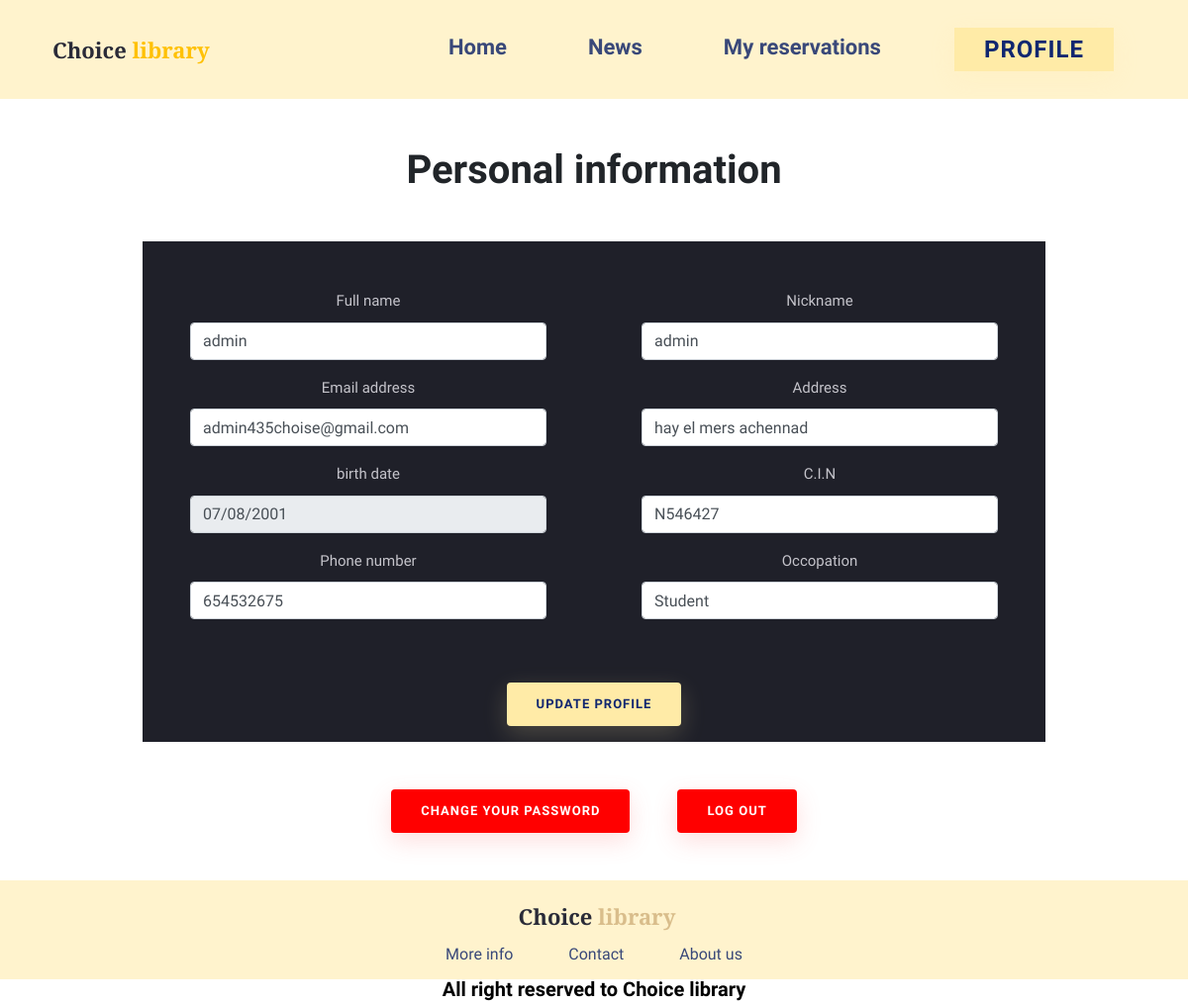
The page /user/profile.php (signed in) on the database its author committed.
### tables this page shows
CREATE TABLE `members` (
  `id_member` int(11) NOT NULL,
  `full_name` varchar(50) NOT NULL,
  `address` varchar(200) NOT NULL,
  `email` varchar(100) NOT NULL,
  `phone` int(11) NOT NULL,
  `C_I_N` varchar(50) NOT NULL,
  `date_of_birth` date NOT NULL,
  `type` varchar(50) NOT NULL,
  `nickname` varchar(50) NOT NULL,
  `password` varchar(300) NOT NULL,
  `opening_date` date NOT NULL,
  `penalty` int(11) NOT NULL,
  `Role` tinyint(1) NOT NULL
);

### user/profile.php (the view, shortened to what this page needs)
<?php
require "../connect.php";
include "../head.php";
$id_member = $_SESSION['id_member'];
$member = "SELECT * FROM members WHERE id_member = '$id_member'";
$stmt = $conn->query($member);
$member = $stmt->Fetch(PDO::FETCH_ASSOC);
?>
<body>
    <header>
        <nav class="navbar navbar-expand-lg bg-warning-subtle">
            <div class="container-fluid">
                <a class="navbar-brand text-warning"><span id="brand">Choice</span> library</a>
                <div class="collapse navbar-collapse" id="navbarText">
                    <ul class="navbar-nav me-auto mb-2 mb-lg-0">
                        <li class="nav-item">
                            <a class="nav-link" href="user.php">Home</a>
                        </li>
                        <li class="nav-item">
                            <a class="nav-link" href="#">News</a>
                        </li>
                        <li class="nav-item">
                            <a class="nav-link" href="reservation.php">My reservations</a>
                        </li>
                        <li class="nav-item">
                            <a type="button" href="profile.php" class="btn rounded-0 fs-4">Profile</a>
                        </li>
                    </ul>
                </div>
            </div>
        </nav>
    </header>
    <main class="text-center">
        <h4 class="fs-1 mt-5 mb-5">Personal information</h4>
        <section class="px-5 mx-5">
            <div class="px-5">
                <div id="information">
                    <form action="update.php" method="get">
                        <div class="d-flex">
                            <div class="w-100 p-5">
                                <div class="mb-3">
                                    <label for="exampleInputEmail1" class="form-label">Full name</label>
                                    <input type="text" name="full_name" class="form-control"
                                        value="<?php echo $member['full_name'] ?>">
                                </div>
                                <div class="mb-3">
                                    <label for="exampleInputEmail1" class="form-label">Email address</label>
                                    <input type="email" name="email" class="form-control"
                                        value="<?php echo $member['email'] ?>">
                                </div>
                                <div class="mb-3">
                                    <label for="exampleInputEmail1" class="form-label">birth date</label>
                                    <input type="date" class="form-control" name="date"
                                        value="<?php echo $member['date_of_birth'] ?>" disabled>
                                </div>
                                <div class="mb-3">
                                    <label for="exampleInputEmail1" class="form-label">Phone number</label>
                                    <input type="text" class="form-control" name="phone"
                                        value="<?php echo $member['phone'] ?>">
                                </div>
                            </div>
                            <div class="w-100 p-5">
                                <div class="mb-3">
                                    <label for="exampleInputEmail1" class="form-label">Nickname</label>
                                    <input type="text" class="form-control" name="nickname"
                                        value="<?php echo $member['nickname'] ?>">
                                </div>
                                <div class="mb-3">
                                    <label for="exampleInputEmail1" class="form-label">Address</label>
                                    <input type="text" class="form-control" name="address"
                                        value="<?php echo $member['address'] ?>">
                                </div>
                                <div class="mb-3">
                                    <label for="exampleInputEmail1" class="form-label">C.I.N</label>
                                    <input type="text" class="form-control" name="cin"
                                        value="<?php echo $member['C_I_N'] ?>">
                                </div>
                                <div class="mb-3">
                                    <label for="exampleInputEmail1" class="form-label">Occopation</label>
                                    <input type="text" class="form-control" name="occupation"
                                        value="<?php echo $member['type'] ?>">
                                </div>
                            </div>
                        </div>
                        <button class="btn mb-3" type="submit" name="update_prof">update profile</button>
                </div>
            </div>
            <div class="d-flex justify-content-center gap-5 mt-5">
                <button type="button" class="btn_log" data-bs-toggle="modal" data-bs-target="#password">
                    change your Password
                </button>
                <form action="logout.php" method="get">
                    <button type="submit" class="btn_log">
                        Log out
                    </button>
                </form>
            </div>
        </section>
    </main>
    <?php
    include "../footer.php"
        ?>
</body>

### style.css (style rules this page uses)
* { font-family: "Inconsolata", monospace; }
a { cursor: pointer; transition: all 200ms linear; }
nav { height: 100px; }
a.navbar-brand { color: #d9bd8b; font-weight: 700; font-size: 22px; line-height: 27px; margin-left: 1em; font-family: "Arvo", serif; }
#brand { font-weight: 700; font-size: 22px; line-height: 27px; color: #2a2b38; font-family: "Arvo", serif; }
.navbar-collapse { flex-grow: 0; margin-right: 2em; font-weight: 700; font-size: 22px; line-height: 23px; }
ul { gap: 3em; }
.nav-link { color: #394879; }
h4 { font-weight: 600; }
.btn { border-radius: 4px; height: 44px; font-size: 13px; font-weight: 600; text-transform: uppercase; -webkit-transition: all 200ms linear; transition: all 200ms linear; padding: 0 30px; letter-spacing: 1px; display: -webkit-inline-flex; display: -ms-inline-flexbox; display: inline-flex; -webkit-align-items: center; -moz-align-items: center; -ms-align-items: center; align-items: center; -webkit-justify-content: center; -moz-justify-content: center; -ms-justify-content: center; justify-content: center; -ms-flex-pack: center; text-align: center; border: none; background-color: #ffeba7; color: #102770; box-shadow: 0 8px 24px 0 rgba(255, 235, 167, 0.2); }
ul li { color: #1f2029; }

### user/cards.css (style rules this page uses)
* { font-family: 'Inconsolata', monospace; }

### user/profile.php (style rules this page uses)
#information { font-weight: 300; font-size: 15px; line-height: 1.7; color: #c4c3ca; background-color: #1f2029; overflow-x: hidden; }
.btn_log { border-radius: 4px; height: 44px; font-size: 13px; font-weight: 600; text-transform: uppercase; -webkit-transition: all 200ms linear; transition: all 200ms linear; padding: 0 30px; letter-spacing: 1px; display: -webkit-inline-flex; display: -ms-inline-flexbox; display: inline-flex; -webkit-align-items: center; -moz-align-items: center; -ms-align-items: center; align-items: center; -webkit-justify-content: center; -moz-justify-content: center; -ms-justify-content: center; justify-content: center; -ms-flex-pack: center; text-align: center; border: none; background-color: #ff0000; color: #ffffff; box-shadow: 0 8px 24px 0 rgba(252, 95, 95, 0.2); }

### rows shown on the page
members: full_name "admin", email "admin435choise@gmail.com", date "07/08/2001", phone "654532675", nickname "admin", address "hay el mers achennad", cin "N546427", occupation "Student"
